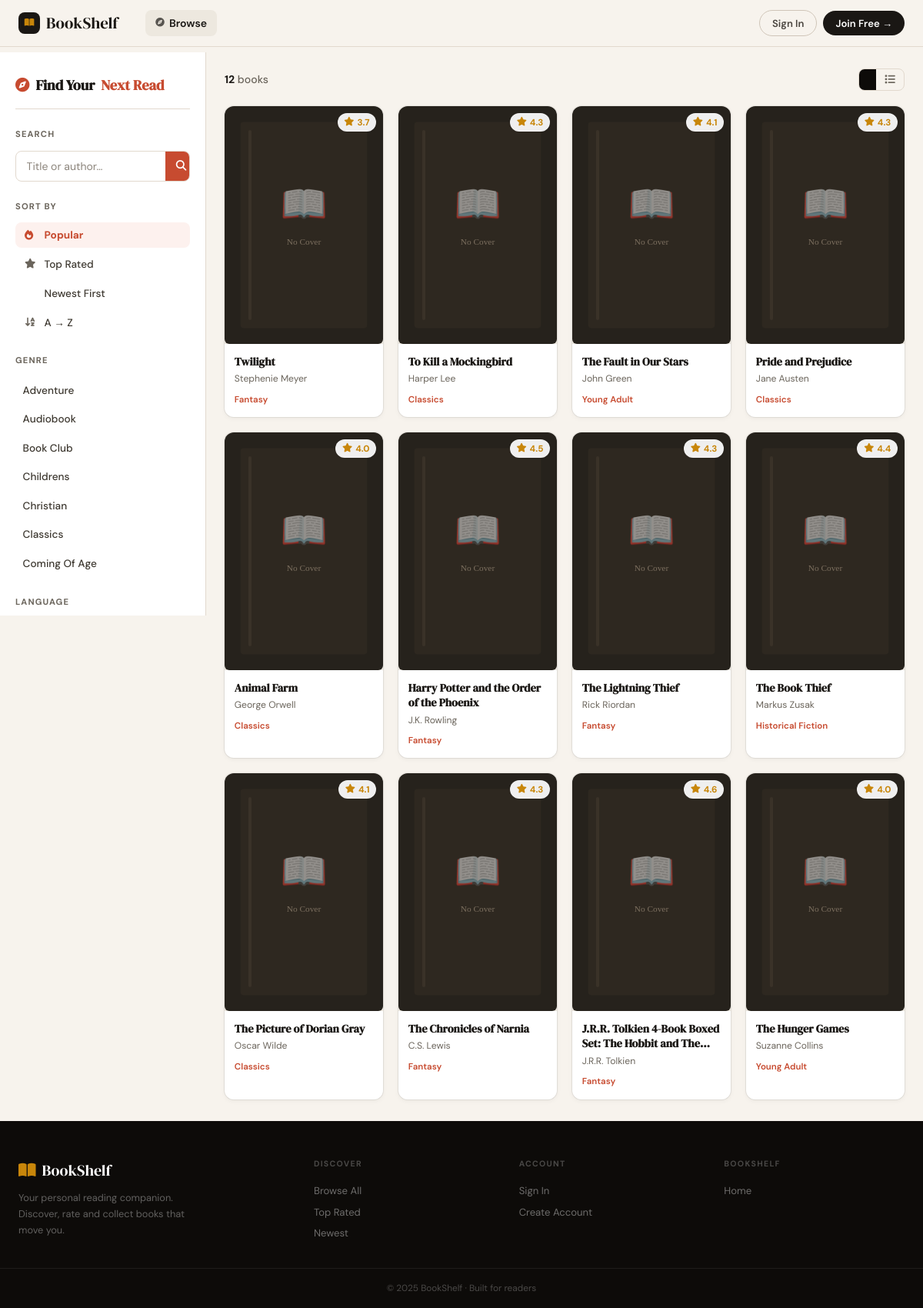
/books, run on the app's committed database.
### app/models.py (models this page shows, shortened)
class Genre(db.Model):
    __tablename__ = 'genres'
    __table_args__ = {'extend_existing': True}
    id   = db.Column(db.Integer, primary_key=True)
    name = db.Column(db.String(100), unique=True, nullable=False)

class Book(db.Model):
    __tablename__ = 'books'
    __table_args__ = {'extend_existing': True}
    id                 = db.Column(db.Integer, primary_key=True)
    isbn               = db.Column(db.String(30))
    isbn13             = db.Column(db.String(20))
    external_id        = db.Column(db.String(256))          # raw id from CSV e.g. show/1234.Title
    title              = db.Column(db.String(512), nullable=False)
    series             = db.Column(db.String(256))          # e.g. "BTTH, #1"
    author             = db.Column(db.String(512))
    publisher          = db.Column(db.String(256))
    description        = db.Column(db.Text)
    cover_image_url    = db.Column(db.String(1024))
    publication_date   = db.Column(db.String(50))
    page_count         = db.Column(db.Integer)
    language           = db.Column(db.String(50))
    category           = db.Column(db.String(256))          # e.g. "Web Novel (Xianxia)"
    region             = db.Column(db.String(100))          # e.g. "China"
    amazon_link        = db.Column(db.String(1024))
    free_source_link   = db.Column(db.String(1024))
    free_source_name   = db.Column(db.String(256))          # e.g. "Official Translation"
    average_rating     = db.Column(db.Float, default=0.0)
    ratings_count      = db.Column(db.Integer, default=0)
    text_reviews_count = db.Column(db.Integer, default=0)
    popularity         = db.Column(db.Float, default=0.0)
    created_at         = db.Column(db.DateTime, default=datetime.utcnow, nullable=False)
    updated_at         = db.Column(db.DateTime, default=datetime.utcnow,
                                   onupdate=datetime.utcnow, nullable=False)
    genres  = db.relationship('Genre', secondary=book_genres, lazy='subquery',
                              backref=db.backref('books', lazy=True))
    ratings = db.relationship('Rating',      backref='book', lazy='dynamic', cascade='all,delete')
    wishers = db.relationship('Wishlist',    backref='book', lazy='dynamic', cascade='all,delete')
    readers = db.relationship('ReadHistory', backref='book', lazy='dynamic', cascade='all,delete')
    def cover(self):
        if self.cover_image_url and self.cover_image_url.startswith('http'):
            return self.cover_image_url
        if self.isbn13:
            return f'https://covers.openlibrary.org/b/isbn/{self.isbn13}-M.jpg'
        if self.isbn and self.isbn.lower() not in ('n/a', 'na', 'none', ''):
            return f'https://covers.openlibrary.org/b/isbn/{self.isbn}-M.jpg'
        return None

### app/routes/books.py (the view, shortened to what this page needs)
@books_bp.route('/books')
def browse():
    q        = request.args.get('q', '').strip()
    genre_id = request.args.get('genre', type=int)
    lang     = request.args.get('lang', '').strip()
    year_from = request.args.get('year_from', type=int)
    year_to  = request.args.get('year_to', type=int)
    sort     = request.args.get('sort', 'popular')
    page     = request.args.get('page', 1, type=int)
    per_page = current_app.config.get('BOOKS_PER_PAGE', 24)
    query = Book.query
    if q:
        like = f'%{q}%'
        query = query.filter(or_(
            Book.title.ilike(like),
            Book.author.ilike(like),
        ))
    if genre_id:
        query = query.join(Book.genres).filter(Genre.id == genre_id)
    if lang:
        query = query.filter(Book.language == lang)
    if year_from:
        query = query.filter(Book.publication_date >= str(year_from))
    if year_to:
        query = query.filter(Book.publication_date <= str(year_to))
    sort_map = {
        'popular':   Book.ratings_count.desc(),
        'top_rated': Book.average_rating.desc(),
        'newest':    Book.publication_date.desc(),
        'az':        Book.title.asc(),
    }
    query = query.order_by(sort_map.get(sort, Book.ratings_count.desc()))
    pagination = query.paginate(page=page, per_page=per_page, error_out=False)
    books      = pagination.items
    genres     = Genre.query.order_by(Genre.name).all()
    lang_rows = db.session.execute(
        db.text("SELECT DISTINCT language FROM books WHERE language IS NOT NULL ORDER BY language")
    ).fetchall()
    languages = [row[0] for row in lang_rows if row[0]]
    user_ratings  = {}
    user_wishlist = set()
    return render_template('books/browse.html',
                           books=books,
                           pagination=pagination,
                           genres=genres,
                           languages=languages,
                           selected_genre=genre_id,
                           selected_lang=lang,
                           q=q,
                           sort=sort,
                           year_from=year_from,
                           year_to=year_to,
                           user_ratings=user_ratings,
                           user_wishlist=user_wishlist)

### app/templates/books/browse.html (shortened to what this page needs)
{% extends "base.html" %}
{% block content %}
  {% set has_filters = q or selected_genre or selected_lang or year_from or year_to %}
<div class="browse-page">
  <aside class="filter-sidebar" id="filterSidebar">
    <div class="sidebar-logo"><i class="fa-solid fa-compass" style="color:var(--terra)"></i> Find Your <span>Next Read</span></div>
    <div class="filter-section">
      <div class="filter-section-title">Search</div>
      <div class="sidebar-search">
        <input type="text" id="searchQ" value="{{ q }}" placeholder="Title or author…" onkeydown="if(event.key==='Enter')goFilter()">
        <button onclick="goFilter()"><i class="fa-solid fa-magnifying-glass"></i></button>
      </div>
    </div>
    <div class="filter-section">
      <div class="filter-section-title">Sort By</div>
      <div class="sort-pill-group">
        {% for key, icon, label in [('popular','fa-fire','Popular'),('top_rated','fa-star','Top Rated'),('newest','fa-sparkles','Newest First'),('az','fa-arrow-down-a-z','A → Z')] %}
        <button class="sort-pill {% if sort == key %}active{% endif %}" onclick="setSort('{{ key }}')">
          <i class="fa-solid {{ icon }}"></i> {{ label }}
        </button>
        {% endfor %}
      </div>
    </div>
    <div class="filter-section">
      <div class="filter-section-title">
        Genre
      </div>
      <div class="genre-list">
        {% for g in genres %}
        <div class="genre-item {% if selected_genre == g.id %}active{% endif %}" onclick="setGenre({{ g.id }})">
          {{ g.name }}
        </div>
        {% endfor %}
      </div>
    </div>
    <div class="filter-section">
      <div class="filter-section-title">Language</div>
    </div>
    {% set has_any = q or selected_genre or selected_lang or year_from or year_to %}
  </aside>
  <main class="browse-main">
    <div class="results-topbar">
      <div class="results-info">
        {% if pagination.total %}
          <strong>{{ pagination.total }}</strong> book{% if pagination.total != 1 %}s{% endif %}
        {% else %}No results found{% endif %}
      </div>
      <div style="display:flex;align-items:center;gap:.75rem">
        <div class="view-toggle">
          <button class="view-btn active" id="gridViewBtn" onclick="setView('grid')" title="Grid view">
          </button>
          <button class="view-btn" id="listViewBtn" onclick="setView('list')" title="List view">
            <i class="fa-solid fa-list"></i>
          </button>
        </div>
      </div>
    </div>
    {% if books %}
    <div class="books-grid-view" id="gridView">
      {% for book in books %}
      <div class="grid-book-card" onclick="location.href='{{ url_for('books.detail', book_id=book.id) }}'">
        <div class="grid-cover-wrap">
          <img class="grid-cover" src="{{ book.cover() or '/static/img/no-cover.svg' }}" alt="{{ book.title }}" loading="lazy" onerror="this.src='/static/img/no-cover.svg'">
          <div class="grid-badge"><i class="fa-solid fa-star"></i>{{ '%.1f'|format(book.average_rating) }}</div>
        </div>
        <div class="grid-info">
          <div class="grid-title">{{ book.title }}</div>
          <div class="grid-author">{{ book.author or 'Unknown' }}</div>
          {% if book.genres %}<div class="grid-genre">{{ book.genres[0].name }}</div>{% endif %}
        </div>
      </div>
      {% endfor %}
    </div>
    {% endif %}
  </main>
</div>
{% endblock %}

### app/templates/base.html (shortened to what this page needs)
<!DOCTYPE html>
<html lang="en">
<head>
  <link rel="stylesheet" href="https://cdnjs.cloudflare.com/ajax/libs/font-awesome/6.5.0/css/all.min.css">
</head>
<body>
<nav class="navbar">
  <div class="nav-inner">
    <a href="{{ url_for('books.home') }}" class="nav-logo">
      <div class="nav-logo-icon"><i class="fa-solid fa-book-open"></i></div>
      BookShelf
    </a>
    <div class="nav-links">
      <a href="{{ url_for('books.browse') }}" class="nav-link {% if request.endpoint == 'books.browse' %}active{% endif %}">
        <i class="fa-solid fa-compass"></i> Browse
      </a>
    </div>
    <div class="nav-right">
      {% if current_user.is_authenticated %}
      <div class="nav-dropdown">
        <img src="{{ current_user.avatar_url or 'https://api.dicebear.com/8.x/initials/svg?seed='~current_user.username }}" alt="{{ current_user.username }}" class="nav-avatar">
        <div class="nav-dropdown-menu">
          <div class="nav-user-info">{{ current_user.username }}</div>
          <div class="nav-dropdown-divider"></div>
          <a href="{{ url_for('user.profile') }}"    class="nav-dropdown-item"><i class="fa-regular fa-user"></i> Profile</a>
          <a href="{{ url_for('user.wishlist') }}"   class="nav-dropdown-item"><i class="fa-regular fa-bookmark"></i> Wishlist</a>
          {% if current_user.is_admin %}
          <div class="nav-dropdown-divider"></div>
          <a href="{{ url_for('admin.dashboard') }}" class="nav-dropdown-item"><i class="fa-solid fa-gauge"></i> Admin Panel</a>
          {% endif %}
          <div class="nav-dropdown-divider"></div>
          <a href="{{ url_for('auth.logout') }}" class="nav-dropdown-item danger"><i class="fa-solid fa-right-from-bracket"></i> Sign Out</a>
        </div>
      </div>
      {% else %}
      <a href="{{ url_for('auth.login') }}"    class="nav-btn nav-btn-ghost">Sign In</a>
      <a href="{{ url_for('auth.register') }}" class="nav-btn nav-btn-dark">Join Free →</a>
      {% endif %}
    </div>
  </div>
</nav>
<main class="main-content">{% block content %}{% endblock %}</main>
<footer>
  <div class="footer-top">
    <div class="foot-brand">
      <div class="foot-logo"><i class="fa-solid fa-book-open" style="color:var(--gold)"></i> BookShelf</div>
      <p>Your personal reading companion. Discover, rate and collect books that move you.</p>
    </div>
    <div class="foot-col">
      <h4>Discover</h4>
      <a href="{{ url_for('books.browse') }}" class="foot-link">Browse All</a>
      <a href="{{ url_for('books.browse') }}?sort=top_rated" class="foot-link">Top Rated</a>
      <a href="{{ url_for('books.browse') }}?sort=newest" class="foot-link">Newest</a>
    </div>
    <div class="foot-col">
      <h4>Account</h4>
      {% if current_user.is_authenticated %}
      <a href="{{ url_for('user.profile') }}"  class="foot-link">My Profile</a>
      <a href="{{ url_for('user.wishlist') }}" class="foot-link">My Wishlist</a>
      <a href="{{ url_for('auth.logout') }}"   class="foot-link">Sign Out</a>
      {% else %}
      <a href="{{ url_for('auth.login') }}"    class="foot-link">Sign In</a>
      <a href="{{ url_for('auth.register') }}" class="foot-link">Create Account</a>
      {% endif %}
    </div>
    <div class="foot-col">
      <h4>BookShelf</h4>
      <a href="{{ url_for('books.home') }}" class="foot-link">Home</a>
    </div>
  </div>
  <div class="footer-bottom">© 2025 BookShelf · Built for readers</div>
</footer>
</body>
</html>

### data on the page
Genre: name "Adventure"
Genre: name "Audiobook"
Genre: name "Book Club"
Genre: name "Childrens"
Genre: name "Christian"
Genre: name "Classics"
Genre: name "Coming Of Age"
Book: average_rating "3.7", title "Twilight", author "Stephenie Meyer", name "Fantasy"
Book: average_rating "4.3", title "To Kill a Mockingbird", author "Harper Lee", name "Classics"
Book: average_rating "4.1", title "The Fault in Our Stars", author "John Green", name "Young Adult"
Book: average_rating "4.3", title "Pride and Prejudice", author "Jane Austen", name "Classics"
Book: average_rating "4.0", title "Animal Farm", author "George Orwell", name "Classics"
Book: average_rating "4.5", title "Harry Potter and the Order of the Phoenix", author "J.K. Rowling", name "Fantasy"
Book: average_rating "4.3", title "The Lightning Thief", author "Rick Riordan", name "Fantasy"
Book: average_rating "4.4", title "The Book Thief", author "Markus Zusak", name "Historical Fiction"
Book: average_rating "4.1", title "The Picture of Dorian Gray", author "Oscar Wilde", name "Classics"
Book: average_rating "4.3", title "The Chronicles of Narnia", author "C.S. Lewis", name "Fantasy"
Book: average_rating "4.6", title "J.R.R. Tolkien 4-Book Boxed Set: The Hobbit and…", author "J.R.R. Tolkien", name "Fantasy"
Book: average_rating "4.0", title "The Hunger Games", author "Suzanne Collins", name "Young Adult"

### other printed values
{{ label }} "Popular" "Top Rated" "Newest First" "A → Z"
{{ pagination.total }} "12"
